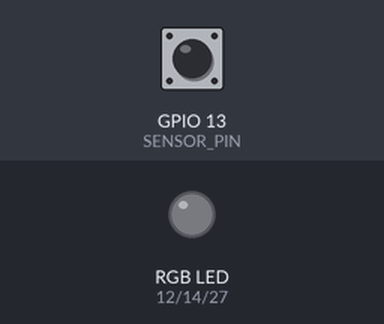
Recording of a sketch running on a simulated ESP32. On the bench: an RGB LED mixed from three pins (HIGH = lit). Dashed ring = blinking. Inputs (shaded band) come from the test bench; at power-on: GPIO 13 (SENSOR_PIN) HIGH.

Above: at 1.2 s.
1.3 s: GPIO 13 (SENSOR_PIN) driven LOW
At 1.9 s:
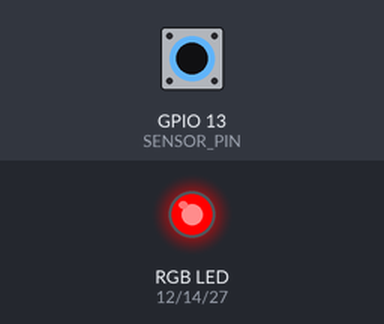
2.8 s: GPIO 13 (SENSOR_PIN) pulsed HIGH 5 times (0.12 s each, 0.3 s apart)
At 3.1 s:
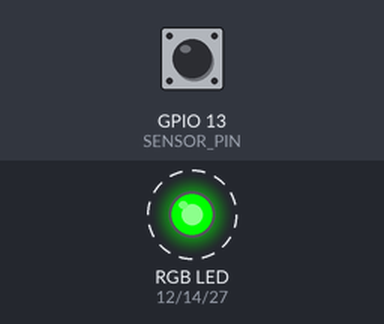
At 4.7 s:
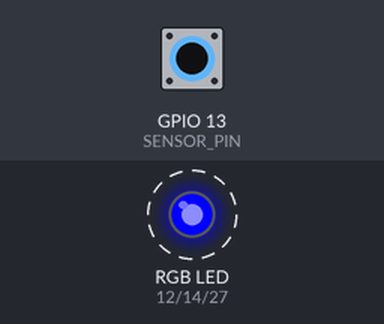
Timing chart, 0 to 6.2 s (numbered marks = the images above; inputs shaded):
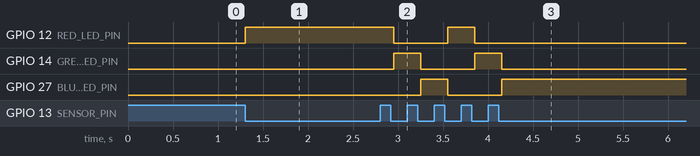

The sketch:

Night_Lamp.ino
```cpp
// Define the pin connected to the sensor and RGB LED pins
#define SENSOR_PIN 13
#define RED_LED_PIN 12
#define GREEN_LED_PIN 14
#define BLUE_LED_PIN 27

// Variable to keep track of the previous sensor state
int previousSensorValue = HIGH;
// Variable to keep track of the current LED color
int currentLEDState = 0; // 0: Red, 1: Green, 2: Blue

void setup() {

  // Set the sensor pin as an input
  pinMode(SENSOR_PIN, INPUT);

  // Set RGB LED pins as outputs
  pinMode(RED_LED_PIN, OUTPUT);
  pinMode(GREEN_LED_PIN, OUTPUT);
  pinMode(BLUE_LED_PIN, OUTPUT);

  // Initially turn off all the RGB LEDs
  digitalWrite(RED_LED_PIN, LOW);
  digitalWrite(GREEN_LED_PIN, LOW);
  digitalWrite(BLUE_LED_PIN, LOW);
}

void loop() {
  // Read the current sensor value
  int currentSensorValue = digitalRead(SENSOR_PIN);

  // Check if there was a change from high to low
  if (previousSensorValue == HIGH && currentSensorValue == LOW) {
    // Cycle through the LED colors
    if (currentLEDState == 0) {
      // Turn on red LED
      digitalWrite(RED_LED_PIN, HIGH);
      digitalWrite(GREEN_LED_PIN, LOW);
      digitalWrite(BLUE_LED_PIN, LOW);
    } else if (currentLEDState == 1) {
      // Turn on green LED
      digitalWrite(RED_LED_PIN, LOW);
      digitalWrite(GREEN_LED_PIN, HIGH);
      digitalWrite(BLUE_LED_PIN, LOW);
    } else if (currentLEDState == 2) {
      // Turn on blue LED
      digitalWrite(RED_LED_PIN, LOW);
      digitalWrite(GREEN_LED_PIN, LOW);
      digitalWrite(BLUE_LED_PIN, HIGH);
    }

    // Update the LED state
    currentLEDState = (currentLEDState + 1) % 3; // Cycle through 0, 1, 2
  }

  // Update the previous sensor value
  previousSensorValue = currentSensorValue;

  // Small delay to avoid rapid changes
  delay(50);
}
```

Measured:
- after the input at 1.3 s, GPIO 12 (RED_LED_PIN): LOW → HIGH at once
- after the input at 2.8 s, GPIO 12 (RED_LED_PIN): HIGH → LOW after 0.15 s, → HIGH 0.60 s later, → LOW 0.30 s later; GPIO 14 (GREEN_LED_PIN): alternates HIGH for 0.30 s and LOW for 0.60 s, 4 changes in all, then stays LOW, starting after 0.15 s; GPIO 27 (BLUE_LED_PIN): LOW → HIGH after 0.45 s, → LOW 0.30 s later, → HIGH 0.60 s later
